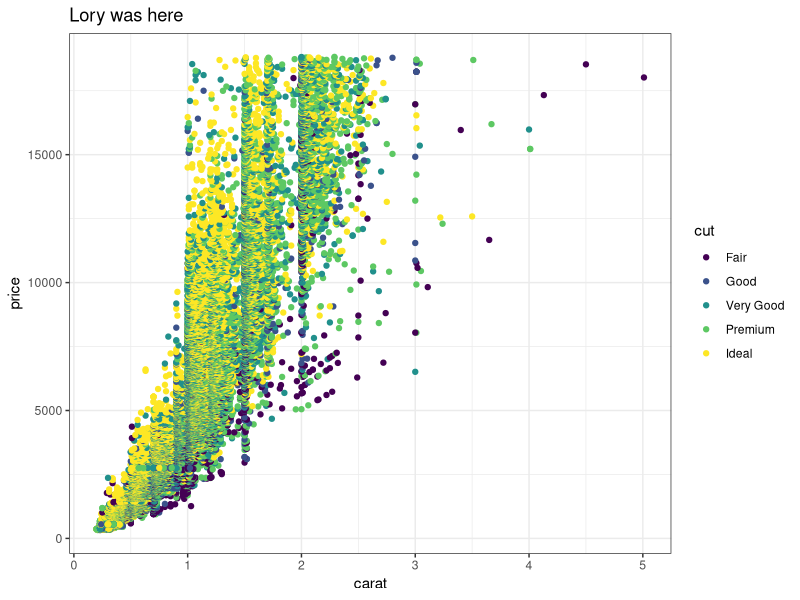
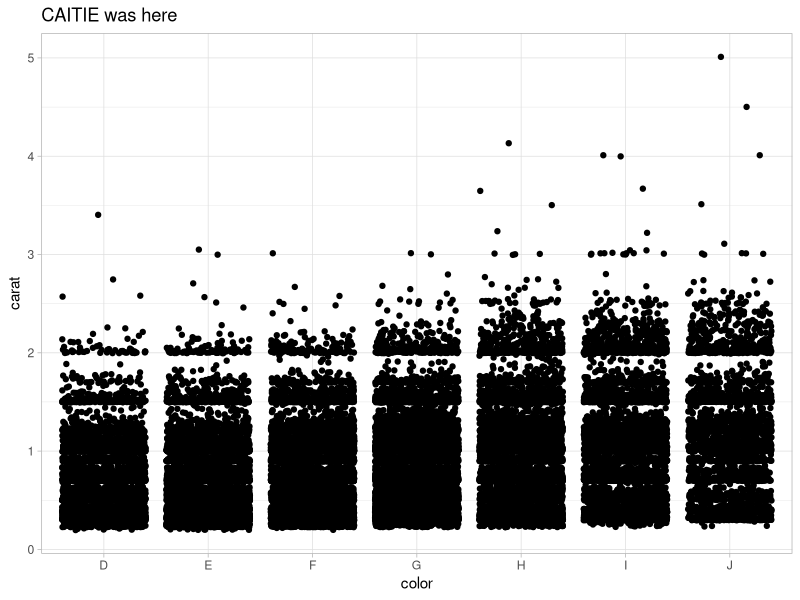
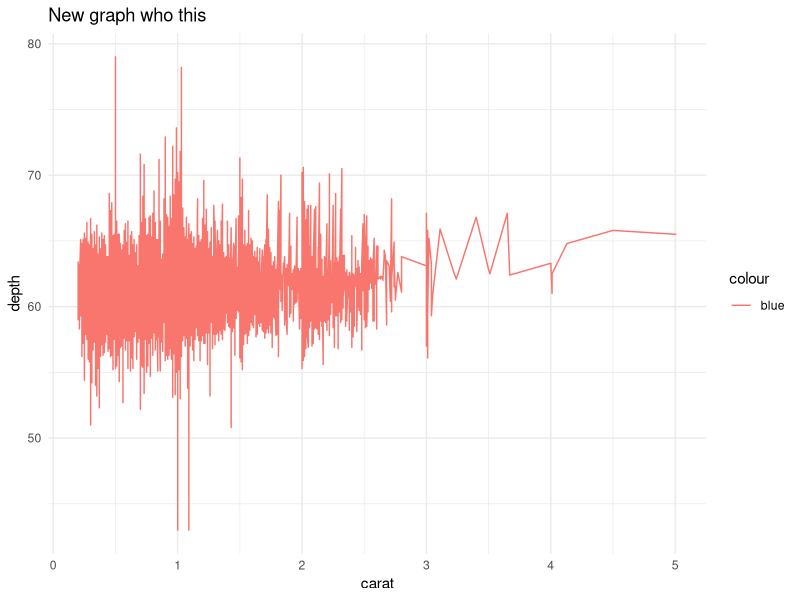

Reproduce these figures in R, in order.
## ---- chunk 1
knitr::opts_chunk$set(echo = TRUE)
library(tidyverse)
## ---- chunk 2
# Partner 1: 
# Run the code below to see the original graph
# Change the code below to make the point color change based on 'cut', and update the theme to theme_bw(). Update the title to include your first name. 

ggplot(data = diamonds, aes(x = carat, y = price, color = cut)) +
  geom_point() +
  theme_bw() +
  labs(title = "Lory was here")
## ---- chunk 3
# Partner 2: 
# Run the code below to see the original graph
# Change the code below to make the geom a geom_jitter, and update the theme to theme_light. Update the title to include your first name. 

ggplot(data = diamonds, aes(x = color, y = carat)) +
  geom_jitter() +
  theme_light() +
  labs(title = "CAITIE was here")
## ---- chunk 4
ggplot(data = diamonds, aes(x = carat, y = depth)) +
  geom_line(aes(colour = "blue")) +
  theme_minimal() +
  labs(title = "New graph who this")
diamonds2 <- diamonds %>% 
  select(cut)

diamonds3 <- diamonds %>% 
  select(carat)
# etc etc changes :)


## ---- chunk 5
